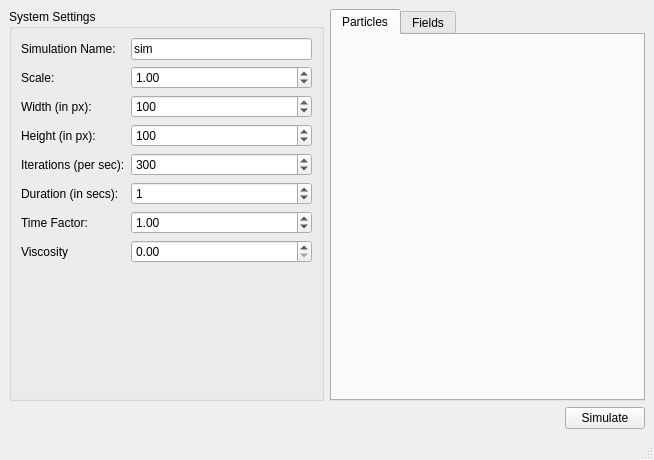
<?xml version="1.0" encoding="UTF-8"?>
<ui version="4.0">
 <class>MainWindow</class>
 <widget class="QMainWindow" name="MainWindow">
  <property name="geometry">
   <rect>
    <x>0</x>
    <y>0</y>
    <width>654</width>
    <height>460</height>
   </rect>
  </property>
  <property name="windowTitle">
   <string>MainWindow</string>
  </property>
  <widget class="QWidget" name="centralwidget">
   <layout class="QVBoxLayout" name="verticalLayout">
    <item>
     <layout class="QHBoxLayout" name="horizontalLayout_2">
      <item>
       <widget class="QGroupBox" name="groupBox">
        <property name="title">
         <string>System Settings</string>
        </property>
        <layout class="QGridLayout" name="gridLayout">
         <item row="1" column="1">
          <widget class="QDoubleSpinBox" name="doubleSpinBox">
           <property name="value">
            <double>1.000000000000000</double>
           </property>
          </widget>
         </item>
         <item row="1" column="0">
          <widget class="QLabel" name="label_2">
           <property name="toolTip">
            <string>&lt;html&gt;&lt;head/&gt;&lt;body&gt;&lt;p&gt;Corresponds to the length of 1 px&lt;/p&gt;&lt;/body&gt;&lt;/html&gt;</string>
           </property>
           <property name="text">
            <string>Scale:</string>
           </property>
          </widget>
         </item>
         <item row="2" column="1">
          <widget class="QSpinBox" name="spinBox">
           <property name="maximum">
            <number>2147483647</number>
           </property>
           <property name="value">
            <number>100</number>
           </property>
          </widget>
         </item>
         <item row="3" column="0">
          <widget class="QLabel" name="label_4">
           <property name="text">
            <string>Height (in px):</string>
           </property>
          </widget>
         </item>
         <item row="7" column="1">
          <widget class="QDoubleSpinBox" name="doubleSpinBox_3">
           <property name="value">
            <double>0.000000000000000</double>
           </property>
          </widget>
         </item>
         <item row="3" column="1">
          <widget class="QSpinBox" name="spinBox_2">
           <property name="maximum">
            <number>2147483647</number>
           </property>
           <property name="value">
            <number>100</number>
           </property>
          </widget>
         </item>
         <item row="6" column="1">
          <widget class="QDoubleSpinBox" name="doubleSpinBox_2">
           <property name="value">
            <double>1.000000000000000</double>
           </property>
          </widget>
         </item>
         <item row="0" column="0">
          <widget class="QLabel" name="label">
           <property name="text">
            <string>Simulation Name:</string>
           </property>
          </widget>
         </item>
         <item row="6" column="0">
          <widget class="QLabel" name="label_7">
           <property name="text">
            <string>Time Factor:</string>
           </property>
          </widget>
         </item>
         <item row="4" column="0">
          <widget class="QLabel" name="label_5">
           <property name="text">
            <string>Iterations (per sec):</string>
           </property>
          </widget>
         </item>
         <item row="0" column="1">
          <widget class="QLineEdit" name="lineEdit">
           <property name="layoutDirection">
            <enum>Qt::LeftToRight</enum>
           </property>
           <property name="text">
            <string>sim</string>
           </property>
           <property name="frame">
            <bool>true</bool>
           </property>
          </widget>
         </item>
         <item row="5" column="0">
          <widget class="QLabel" name="label_6">
           <property name="text">
            <string>Duration (in secs):</string>
           </property>
          </widget>
         </item>
         <item row="2" column="0">
          <widget class="QLabel" name="label_3">
           <property name="text">
            <string>Width (in px):</string>
           </property>
          </widget>
         </item>
         <item row="5" column="1">
          <widget class="QSpinBox" name="spinBox_4">
           <property name="maximum">
            <number>2147483647</number>
           </property>
           <property name="value">
            <number>1</number>
           </property>
          </widget>
         </item>
         <item row="7" column="0">
          <widget class="QLabel" name="label_8">
           <property name="text">
            <string>Viscosity</string>
           </property>
          </widget>
         </item>
         <item row="4" column="1">
          <widget class="QSpinBox" name="spinBox_3">
           <property name="maximum">
            <number>2147483647</number>
           </property>
           <property name="value">
            <number>300</number>
           </property>
          </widget>
         </item>
         <item row="8" column="1">
          <spacer name="verticalSpacer">
           <property name="orientation">
            <enum>Qt::Vertical</enum>
           </property>
           <property name="sizeHint" stdset="0">
            <size>
             <width>20</width>
             <height>40</height>
            </size>
           </property>
          </spacer>
         </item>
        </layout>
       </widget>
      </item>
      <item>
       <widget class="QTabWidget" name="tabWidget">
        <property name="currentIndex">
         <number>0</number>
        </property>
        <widget class="QWidget" name="tab">
         <attribute name="title">
          <string>Particles</string>
         </attribute>
         <layout class="QVBoxLayout" name="verticalLayout_2">
          <item>
           <widget class="listWidget" name="widget" native="true"/>
          </item>
         </layout>
        </widget>
        <widget class="QWidget" name="tab_2">
         <attribute name="title">
          <string>Fields</string>
         </attribute>
         <layout class="QVBoxLayout" name="verticalLayout_3">
          <item>
           <widget class="listWidget" name="widget_2" native="true"/>
          </item>
         </layout>
        </widget>
       </widget>
      </item>
     </layout>
    </item>
    <item>
     <layout class="QHBoxLayout" name="horizontalLayout">
      <item>
       <spacer name="horizontalSpacer">
        <property name="orientation">
         <enum>Qt::Horizontal</enum>
        </property>
        <property name="sizeHint" stdset="0">
         <size>
          <width>40</width>
          <height>20</height>
         </size>
        </property>
       </spacer>
      </item>
      <item>
       <widget class="QPushButton" name="pushButton">
        <property name="text">
         <string>Simulate</string>
        </property>
       </widget>
      </item>
     </layout>
    </item>
   </layout>
  </widget>
  <widget class="QMenuBar" name="menubar">
   <property name="geometry">
    <rect>
     <x>0</x>
     <y>0</y>
     <width>654</width>
     <height>21</height>
    </rect>
   </property>
  </widget>
  <widget class="QStatusBar" name="statusbar"/>
 </widget>
 <customwidgets>
  <customwidget>
   <class>listWidget</class>
   <extends>QWidget</extends>
   <header>list.h</header>
   <container>1</container>
  </customwidget>
 </customwidgets>
 <resources/>
 <connections/>
</ui>
